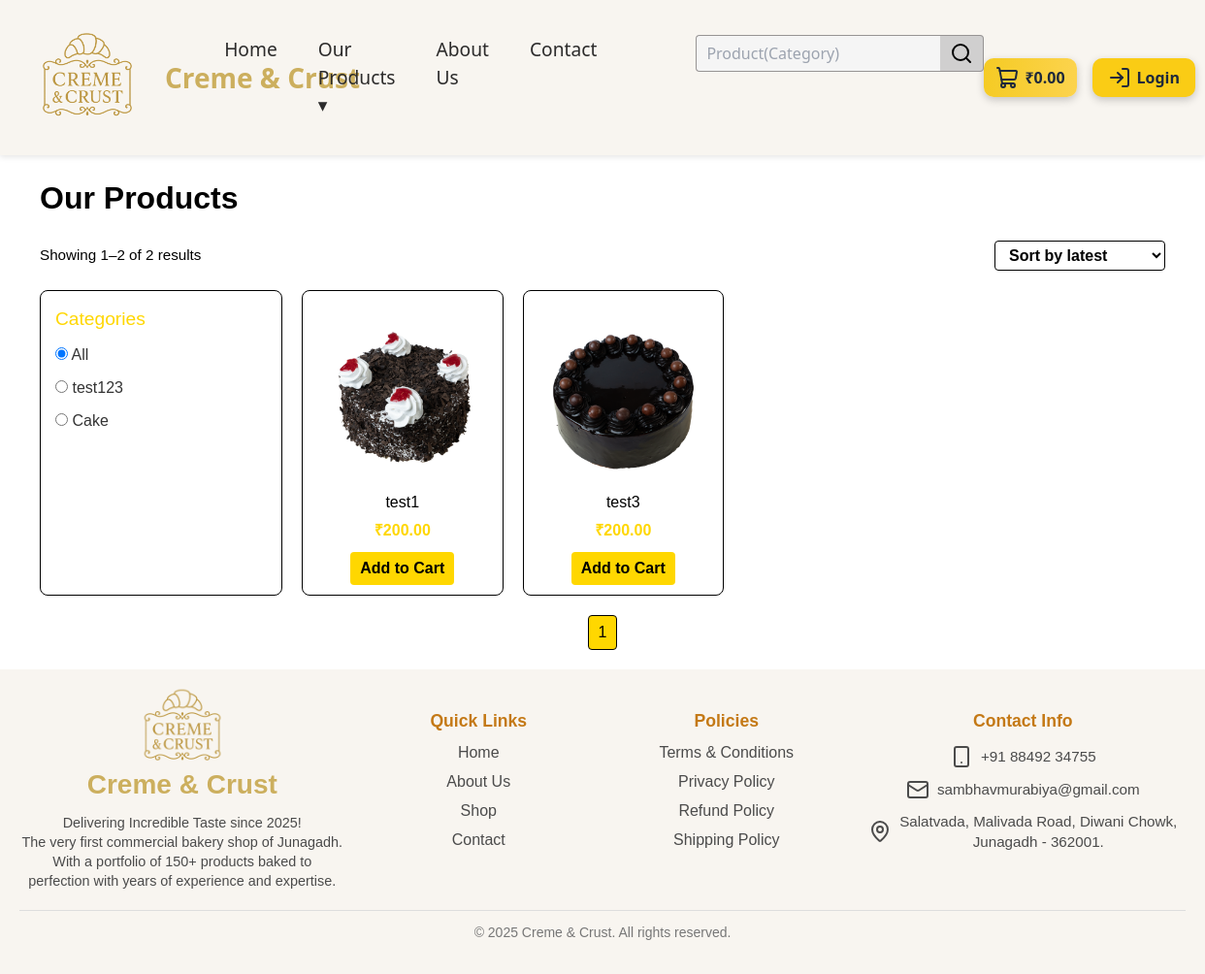
Before: /products/ with the older database file.
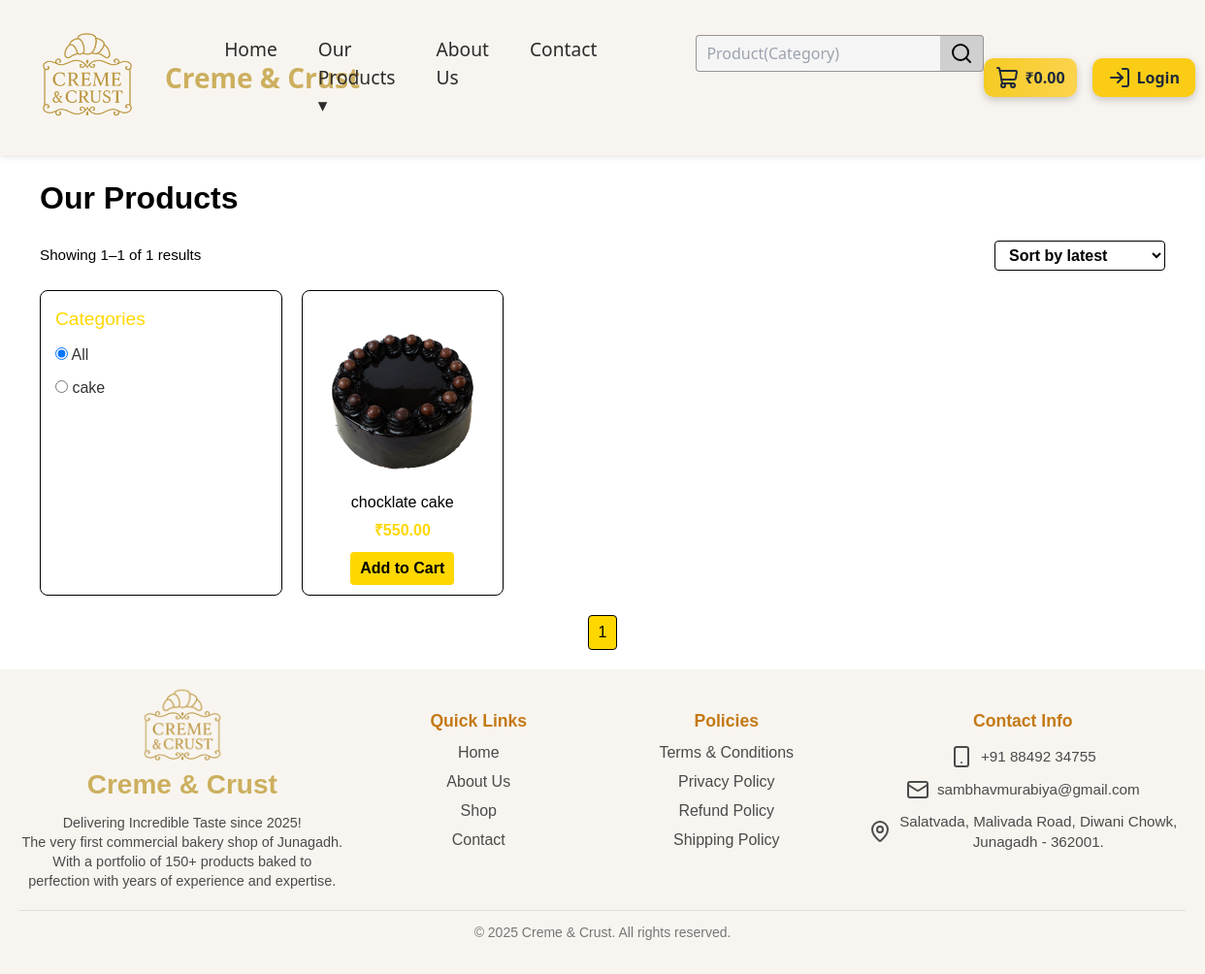
After: the same page with the newer database file.
### bakery/models.py (models this page shows, shortened)
class BakeryCategory(models.Model):
    category_name = models.CharField(max_length=100, unique=True)
    created_at = models.DateTimeField(default=timezone.now)
    updated_at = models.DateTimeField(auto_now=True)
    class Meta:
        db_table = "bakery_categories"

class Product(models.Model):
    name = models.CharField(max_length=200)
    description = models.TextField()
    category = models.ForeignKey(
        BakeryCategory,
        on_delete=models.CASCADE,
        null=True, blank=True,
        related_name="products"
    )
    subcategories = models.ManyToManyField(
        BakerySubCategory,
        blank=True,
        related_name="products"
    )
    created_at = models.DateTimeField(default=timezone.now)
    updated_at = models.DateTimeField(auto_now=True)

class ProductImages(models.Model):
    product = models.ForeignKey("Product", on_delete=models.CASCADE, related_name="images")
    image = models.ImageField(upload_to="products/")
    is_main = models.BooleanField(default=False)
    created_at = models.DateTimeField(default=timezone.now)
    updated_at = models.DateTimeField(auto_now=True)

class Weight(models.Model):
    product = models.ForeignKey("Product", on_delete=models.CASCADE, related_name="weights")
    weight = models.CharField(max_length=50)
    price = models.DecimalField(max_digits=10, decimal_places=2, default=0.00)
    created_at = models.DateTimeField(default=timezone.now)
    updated_at = models.DateTimeField(auto_now=True)
    class Meta:
        db_table = "bakery_weight"

### bakery/views.py (the view, shortened to what this page needs)
# urls.py: path('products/', views.our_products, name='our_products'),
def our_products(request):
    query = request.GET.get("q")
    category_id = request.GET.get("category")
    subcategory_id = request.GET.get("subcategory")
    sort_option = request.GET.get("sort")
    categories = BakeryCategory.objects.all()
    subcategories = BakerySubCategory.objects.all()
    products = Product.objects.all()
    selected_category = None
    selected_subcategory = None
    parent_category = None
    if query:
        products = products.filter(name__icontains=query)
    if sort_option == "price_low":
        products = products.order_by("weights__price")
    elif sort_option == "price_high":
        products = products.order_by("-weights__price")
    elif sort_option == "latest":
        products = products.order_by("-id")
    elif sort_option == "popularity":
        pass
    elif sort_option == "rating":
        pass
    paginator = Paginator(products.distinct(), 9)
    page_number = request.GET.get("page")
    products_page = paginator.get_page(page_number)
    for p in products_page:
        p.main_image = p.images.filter(is_main=True).first()
        p.first_weight = p.weights.first()
    context = {
        "categories": categories,
        "subcategories": subcategories,
        "products": products_page,
        "selected_category": selected_category,
        "selected_subcategory": selected_subcategory,
        "parent_category": parent_category,
        "query": query,
        "page_range": get_page_range(paginator, products_page.number),
        "total_results": products.count(),
        "start_index": products_page.start_index(),
        "end_index": products_page.end_index(),
    }
    return render(request, "our_products.html", context)

### bakery/views.py (called while the page is built, shortened)
def get_page_range(paginator, current_page, max_pages=5):
    total_pages = paginator.num_pages
    if total_pages <= max_pages:
        return range(1, total_pages + 1)

### bakery/templates/our_products.html (shortened to what this page needs)
{% extends 'base.html' %}
{% load static %}
{% block content %}
<link rel="stylesheet" href="{% static 'css/our_products.css' %}">
<div class="page-container" id="products-container">
    <h2 class="page-title">Our Products</h2>
    <div class="results-sort">
        <div class="results-count">
            {% if total_results > 0 %}
                Showing {{ start_index }}–{{ end_index }} of {{ total_results }} results
            {% else %}
                No products found
            {% endif %}
        </div>
        <form method="get" id="sort-form">
            <select name="sort" onchange="this.form.submit()">
                <option value="latest" {% if request.GET.sort == "latest" %}selected{% endif %}>Sort by latest</option>
            </select>
        </form>
    </div>
    <div class="products-container-inner">
        <aside class="categories-box">
            <h4>Categories</h4>
            <form id="category-form" method="get">
                <div class="category-option">
                    <label>
                        <input type="radio" name="category" value=""
                            {% if not selected_category and not selected_subcategory %}checked{% endif %}
                            onchange="submitCategoryForm()">
                        <span class="radio-label">All</span>
                    </label>
                </div>
                {% for category in categories %}
                <div class="category-option">
                    <label>
                        <input type="radio" name="category" value="{{ category.id }}"
                            onchange="submitCategoryForm()">
                        <span class="radio-label">{{ category.category_name }}</span>
                    </label>
                </div>
                {% endfor %}
            </form>
        </aside>
        <section class="products-box">
            {% for product in products %}
            <div class="product-card">
                {% if product.main_image %}
                    <img src="{{ product.main_image.image.url }}" alt="{{ product.name }}">
                {% else %}
                    <p>No image available.</p>
                {% endif %}
                <h3>{{ product.name }}</h3>
                {% if product.first_weight %}
                    <p class="price">₹{{ product.first_weight.price }}</p>
                {% else %}
                    <p>Price not available</p>
                {% endif %}
                <a href="{% url 'add_cart' %}?product_id={{ product.id }}" class="add-cart-btn">Add to Cart</a>
            </div>
            {% empty %}
            <p>No products available.</p>
            {% endfor %}
        </section>
    </div>
    <div class="pagination">
        {% for page_num in page_range %}
            {% if page_num == "..." %}
                <span class="dots">...</span>
            {% elif page_num == products.number %}
                <span class="active">{{ page_num }}</span>
            {% else %}
                <a href="?page={{ page_num }}{% if query %}&q={{ query }}{% endif %}{% if selected_category %}&category={{ selected_category.id }}{% endif %}{% if selected_subcategory %}&subcategory={{ selected_subcategory.id }}{% endif %}">{{ page_num }}</a>
            {% endif %}
        {% endfor %}
    </div>
</div>
{% endblock %}

### bakery/templates/base.html (shortened to what this page needs)
{% load static %}
<!DOCTYPE html>
<html lang="en">
<head>
  <script src="https://cdn.tailwindcss.com"></script>
  <link rel="stylesheet" href="{% static 'css/header.css' %}">
  <link rel="stylesheet" href="{% static 'css/footer.css' %}">
</head>
<body class="bg-white">
  {% include "header.html" %}
      {% include "register.html" %}
  <main class="p-0">{% block content %}{% endblock %}</main>
  {% include "footer.html" %}
</body>
</html>

### bakery/templates/header.html (shortened to what this page needs)
{% load static %}
{% load static %}
<header class="site-header">
  <div class="header-container">
    <div class="logo-section">
      <img src="{% static 'image/Name.png' %}" alt="Creme & Crunch Logo" class="logo-img" />
      <h1 class="company-name">Creme & Crust</h1>
    </div>
    <nav class="nav-menu">
      <a href="{% url 'home' %}">Home</a>
      <div class="nav-item">
          <a href="#">Our Products ▾</a>
      </div>
      <a href="{% url 'about' %}">About Us</a>
      <a href="{% url 'contact' %}">Contact</a>
        <div class="search-box">
          <form id="search-form" action="{% url 'our_products' %}" method="get" autocomplete="off">
              <input type="text" name="q" id="search-input" placeholder="Product(Category)" value="{{ request.GET.q }}">
              <button type="submit">
                  <i data-lucide="search"></i>
              </button>
          </form>
        </div>
    </nav>
    <div class="cart-login">
      <div class="cart">
        <i data-lucide="shopping-cart"></i>
        <span class="cart-total">₹0.00</span>
      </div>
      {% if user.is_authenticated %}
        <a href="{% url 'logout' %}" class="btn btn-logout">
          <i data-lucide="log-out"></i> Logout
        </a>
      {% else %}
        <a href="#" id="btn-login-cart" class="btn btn-login">
          <i data-lucide="log-in"></i> Login
        </a>
      {% endif %}
    </div>
  </div>
</header>

### bakery/templates/register.html (shortened to what this page needs)
{% load static %}
<link rel="stylesheet" href="{% static 'css/register.css' %}">

### bakery/templates/footer.html (shortened to what this page needs)
{% load static %}
<footer class="site-footer">
  <div class="footer-container">
    <div class="footer-brand">
      <img src="{% static 'image/Name.png' %}" alt="Creme & Crunch Logo" class="footer-logo" />
      <h2 class="footer-company">Creme & Crust</h2>
      <p>Delivering Incredible Taste since 2025!<br>
      The very first commercial bakery shop of Junagadh.<br> With a portfolio of 150+ products baked to
       <br>perfection with years of experience and expertise.</p>
    </div>
    <div class="footer-links quick-links">
      <h3>Quick Links</h3>
      <nav class="footer-menu">
        <a href="{% url 'home' %}">Home</a>
        <a href="{% url 'about' %}">About Us</a>
        <a href="{% url 'our_products' %}">Shop</a>
        <a href="{% url 'contact' %}">Contact</a>
      </nav>
    </div>
    <div class="footer-links policies-links">
      <h3>Policies</h3>
      <nav class="footer-menu">
        <a href="#">Terms & Conditions</a>
        <a href="#">Privacy Policy</a>
        <a href="#">Refund Policy</a>
        <a href="#">Shipping Policy</a>
      </nav>
    </div>
    <div class="footer-contact">
      <h3>Contact Info</h3>
      <p><i data-lucide="smartphone"></i> +91 88492 34755</p>
      <p><i data-lucide="mail"></i> sambhavmurabiya@gmail.com</p>
      <p><i data-lucide="map-pin"></i> Salatvada, Malivada Road, Diwani Chowk,<br>
         Junagadh - 362001.</p>
    </div>
  </div>
  <div class="footer-bottom">
    <p>© 2025 Creme & Crust. All rights reserved.</p>
  </div>
</footer>

### bakery/static/css/header.css (style rules this page uses)
.site-header { width: 100%; background: #f8f5f0; position: relative; z-index: 100; box-shadow: 0 2px 6px rgba(0, 0, 0, 0.1); }
.header-container { max-width: 1700px; margin: 0 auto; display: flex; align-items: center; justify-content: space-between; padding: 10px 20px; }
.logo-section { display: flex; align-items: center; gap: 10px; }
.logo-img { height: 140px; width: 140px; object-fit: cover; }
.company-name { font-size: 1.75rem; font-weight: 700; color: #ccaf5e; white-space: nowrap; }
.nav-menu { display: flex; gap: 42px; font-size: 1.2rem; font-weight: 500; }
.nav-menu a { color: #2c2b2b; text-decoration: none; transition: color 0.3s; }
.cart-login { display: flex; align-items: center; gap: 16px; }
.cart { display: flex; align-items: center; gap: 6px; background: linear-gradient(90deg, #f5cb24, #fcd34d); color: #1e293b; padding: 8px 12px; border-radius: 10px; font-weight: 600; cursor: pointer; box-shadow: 0 3px 8px rgba(0, 0, 0, 0.2); transition: transform 0.2s, background 0.3s; }
.btn { display: flex; align-items: center; gap: 6px; padding: 8px 16px; border-radius: 10px; font-weight: 600; text-decoration: none; transition: all 0.3s ease; }
.btn-login { background: #facc15; color: #1e293b; box-shadow: 0 3px 8px rgba(0, 0, 0, 0.2); }
.nav-item { position: relative; cursor: pointer; }
.search-box { margin-top: 8px; margin-left: 60px; position: relative; display: flex; align-items: center; height: 20px; }
.search-box form { display: flex; flex: 1; }
.search-box input[type="text"] { background-color: #f5f5f5; flex: 1; padding: 6px 10px; border: 1px solid #979494; border-right: none; border-radius: 4px 0 0 4px; outline: none; font-size: 16px; min-width: 0; }
.search-box button { padding: 6px 10px; border: 1px solid #979494; border-left: none; background: #d0cfcf; cursor: pointer; border-radius: 0 4px 4px 0; white-space: nowrap; display: flex; align-items: center; justify-content: center; }

### bakery/static/css/footer.css (style rules this page uses)
.site-footer { width: 100%; background: #f8f5f0; color: #4b4b4b; padding: 40px 20px 20px 20px; font-family: Arial, sans-serif; box-sizing: border-box; }
.footer-container { max-width: 1900px; margin: 0 auto; display: flex; flex-wrap: wrap; justify-content: space-between; gap: 20px; align-items: flex-start; }
.footer-brand { flex: 1 1 250px; display: flex; flex-direction: column; align-items: center; text-align: center; gap: 8px; margin-top: -20px; }
.footer-logo { width: 150px; height: 120px; object-fit: contain; margin-top: -20px; }
.footer-company { margin-top: -30px; font-size: 1.75rem; font-weight: 700; color: #ccaf5e; }
.footer-brand p { font-size: 0.9rem; line-height: 1.4; }
.footer-links { flex: 1 1 150px; min-width: 150px; display: flex; flex-direction: column; align-items: center; text-align: center; }
.footer-links h3 { color: #c47916; font-weight: bold; margin-bottom: 8px; font-size: 1.1rem; }
.footer-menu { display: flex; flex-direction: column; gap: 6px; }
.footer-menu a { text-decoration: none; color: #4b4b4b; transition: color 0.3s; }
.footer-contact { flex: 1 1 250px; min-width: 200px; display: flex; flex-direction: column; align-items: center; text-align: center; }
.footer-contact h3 { color: #c47916; font-weight: bold; margin-bottom: 12px; font-size: 1.1rem; }
.footer-contact p { font-size: 0.95rem; margin-bottom: 10px; display: flex; align-items: center; justify-content: center; gap: 8px; line-height: 1.4; }
.footer-bottom { text-align: center; padding: 12px 0; margin-top: 20px; border-top: 1px solid #ddd; font-size: 0.875rem; color: #777; }

### bakery/templates/base.html (style rules this page uses)
* { margin:0; padding:0; box-sizing:border-box; }
html, body { width:100%; height:100%; }

Changed rows visible on the page:
removed BakeryCategory: category "☐ test123", category_name "test123"
removed BakeryCategory: category "☐ Cake", category_name "Cake"
removed Product: main_image.image (picture), name "test1", first_weight.price "200.00"
removed Product: main_image.image (picture), name "test3", first_weight.price "200.00"
added BakeryCategory: category "☐ cake", category_name "cake"
added Product: main_image.image (picture), name "chocklate cake", first_weight.price "550.00"
Other visible differences:
{{ end_index }}: "2" → "1"
{{ total_results }}: "2" → "1"
